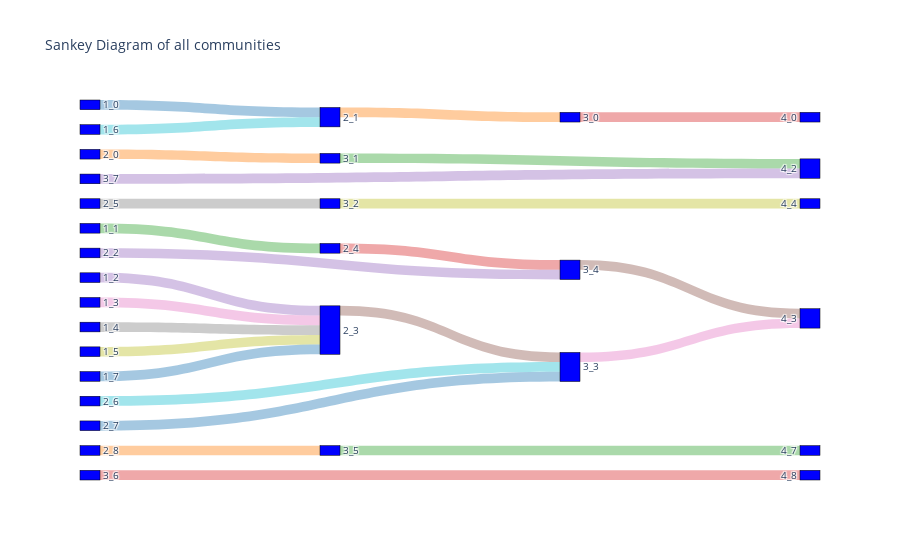

Notebook code cell kept with this figure:
### Code cell
import plotly.graph_objects as go
set_color = ['rgba(31, 119, 180, 0.4)', 'rgba(255, 127, 14, 0.4)', 'rgba(44, 160, 44, 0.4)', 'rgba(214, 39, 40, 0.4)', 'rgba(148, 103, 189, 0.4)', 'rgba(140, 86, 75, 0.4)',
             'rgba(227, 119, 194, 0.4)', 'rgba(127, 127, 127, 0.4)', 'rgba(188, 189, 34, 0.4)', 'rgba(23, 190, 207, 0.4)', 'rgba(31, 119, 180, 0.4)', 'rgba(255, 127, 14, 0.4)',
             'rgba(44, 160, 44, 0.4)', 'rgba(214, 39, 40, 0.4)', 'rgba(148, 103, 189, 0.4)', 'rgba(140, 86, 75, 0.4)', 'rgba(227, 119, 194, 0.4)', 'rgba(127, 127, 127, 0.4)',
             'rgba(188, 189, 34, 0.4)', 'rgba(23, 190, 207, 0.4)', 'rgba(31, 119, 180, 0.4)', 'rgba(255, 127, 14, 0.4)', 'rgba(44, 160, 44, 0.4)', 'rgba(214, 39, 40, 0.4)', 
             'rgba(148, 103, 189, 0.4)', 'rgba(140, 86, 75, 0.4)', 'rgba(227, 119, 194, 0.4)', 'rgba(127, 127, 127, 0.4)', 'rgba(188, 189, 34, 0.4)', 'rgba(23, 190, 207, 0.4)',
             'rgba(31, 119, 180, 0.4)', 'rgba(255, 127, 14, 0.4)']
color = []
fig = go.Figure(data=[go.Sankey(
      node = dict(
      pad = 15,
      thickness = 20,
      line = dict(color = "black", width = 0.5),
      label = nodes,
      color = "blue"
    ),
    link = dict(
      source = source,
      target = target,
      value = [1]*len(source),
      color = [cl for cl in set_color]
  ))])

fig.update_layout(title_text="Sankey Diagram of all communities", font_size=10)
fig.show()

### Figure 1 — Plotly figure (JSON) as saved in the notebook; plotly's stock layout.template omitted (floating-point values rounded to 4 significant figures)
{"data": [{"link": {"color": ["rgba(31, 119, 180, 0.4)", "rgba(255, 127, 14, 0.4)", "rgba(44, 160, 44, 0.4)", "rgba(214, 39, 40, 0.4)", "rgba(148, 103, 189, 0.4)", "rgba(140, 86, 75, 0.4)", "rgba(227, 119, 194, 0.4)", "rgba(127, 127, 127, 0.4)", "rgba(188, 189, 34, 0.4)", "rgba(23, 190, 207, 0.4)", "rgba(31, 119, 180, 0.4)", "rgba(255, 127, 14, 0.4)", "rgba(44, 160, 44, 0.4)", "rgba(214, 39, 40, 0.4)", "rgba(148, 103, 189, 0.4)", "rgba(140, 86, 75, 0.4)", "rgba(227, 119, 194, 0.4)", "rgba(127, 127, 127, 0.4)", "rgba(188, 189, 34, 0.4)", "rgba(23, 190, 207, 0.4)", "rgba(31, 119, 180, 0.4)", "rgba(255, 127, 14, 0.4)", "rgba(44, 160, 44, 0.4)", "rgba(214, 39, 40, 0.4)", "rgba(148, 103, 189, 0.4)", "rgba(140, 86, 75, 0.4)", "rgba(227, 119, 194, 0.4)", "rgba(127, 127, 127, 0.4)", "rgba(188, 189, 34, 0.4)", "rgba(23, 190, 207, 0.4)", "rgba(31, 119, 180, 0.4)", "rgba(255, 127, 14, 0.4)"], "source": [0, 1, 2, 3, 4, 5, 6, 7, 8, 9, 10, 11, 12, 13, 14, 15, 16, 17, 18, 19, 20, 21, 22, 28, 30], "target": [1, 13, 3, 15, 5, 16, 5, 5, 5, 1, 5, 12, 24, 23, 15, 26, 26, 18, 25, 16, 16, 22, 27, 29, 24], "value": [1, 1, 1, 1, 1, 1, 1, 1, 1, 1, 1, 1, 1, 1, 1, 1, 1, 1, 1, 1, 1, 1, 1, 1, 1]}, "node": {"color": "blue", "label": ["1_0", "2_1", "1_1", "2_4", "1_2", "2_3", "1_3", "1_4", "1_5", "1_6", "1_7", "2_0", "3_1", "3_0", "2_2", "3_4", "3_3", "2_5", "3_2", "2_6", "2_7", "2_8", "3_5", "4_0", "4_2", "4_4", "4_3", "4_7", "3_6", "4_8", "3_7"], "line": {"color": "black", "width": 0.5}, "pad": 15, "thickness": 20}, "type": "sankey"}], "layout": {"autosize": true, "font": {"size": 10}, "title": {"text": "Sankey Diagram of all communities"}}}
